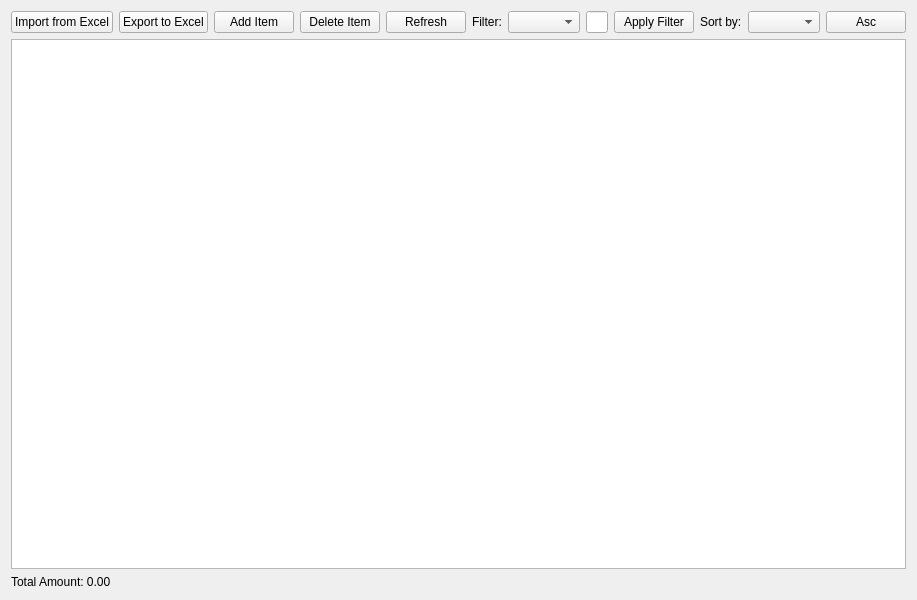
<?xml version="1.0" encoding="UTF-8"?>
<ui version="4.0">
 <class>BQManagerForm</class>
 <widget class="QWidget" name="BQManagerForm">
  <property name="geometry"><rect><x>0</x><y>0</y><width>800</width><height>600</height></rect></property>
  <layout class="QVBoxLayout" name="verticalLayout">
   <item>
    <layout class="QHBoxLayout" name="topButtons">
     <item><widget class="QPushButton" name="btn_import"><property name="text"><string>Import from Excel</string></property></widget></item>
     <item><widget class="QPushButton" name="btn_export"><property name="text"><string>Export to Excel</string></property></widget></item>
     <item><widget class="QPushButton" name="btn_add"><property name="text"><string>Add Item</string></property></widget></item>
     <item><widget class="QPushButton" name="btn_delete"><property name="text"><string>Delete Item</string></property></widget></item>
     <item><widget class="QPushButton" name="btn_refresh"><property name="text"><string>Refresh</string></property></widget></item>
     <item>
      <layout class="QHBoxLayout" name="filterLayout">
       <item><widget class="QLabel" name="label_filter"><property name="text"><string>Filter:</string></property></widget></item>
       <item><widget class="QComboBox" name="combo_filter_field"/></item>
       <item><widget class="QLineEdit" name="edit_filter"/></item>
       <item><widget class="QPushButton" name="btn_apply_filter"><property name="text"><string>Apply Filter</string></property></widget></item>
      </layout>
     </item>
     <item>
      <layout class="QHBoxLayout" name="sortLayout">
       <item><widget class="QLabel" name="label_sort"><property name="text"><string>Sort by:</string></property></widget></item>
       <item><widget class="QComboBox" name="combo_sort_field"/></item>
       <item><widget class="QPushButton" name="btn_sort_toggle"><property name="text"><string>Asc</string></property></widget></item>
      </layout>
     </item>
    </layout>
   </item>
   <item>
    <widget class="QTableWidget" name="table"/>
   </item>
   <item>
    <widget class="QLabel" name="label_total_amount"><property name="text"><string>Total Amount: 0.00</string></property></widget>
   </item>
  </layout>
 </widget>
 <resources/>
 <connections/>
</ui>
